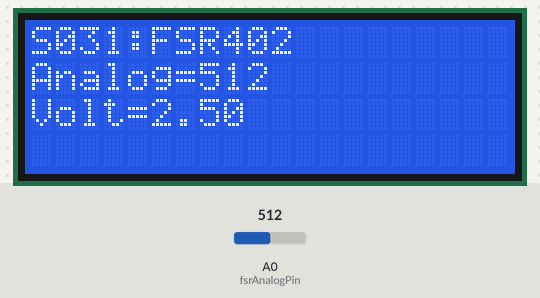
Recording of a sketch running on a simulated Arduino Uno, built with avr-gcc and run on an emulated ATmega328P. Parts: 20×4 character LCD. The test bench sets the inputs (shaded band); at power-on: A0 (fsrAnalogPin) = 512.

Above: at 2.2 s.
2.3 s: A0 (fsrAnalogPin) set to 716
At 3.9 s:
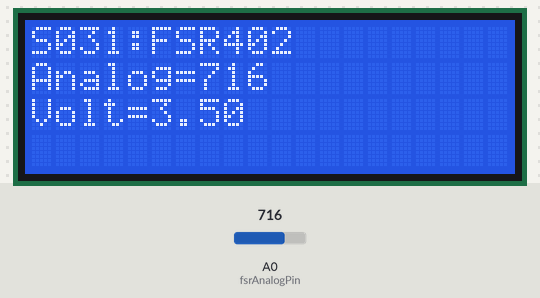
4.2 s: A0 (fsrAnalogPin) set to 900
At 5.5 s:
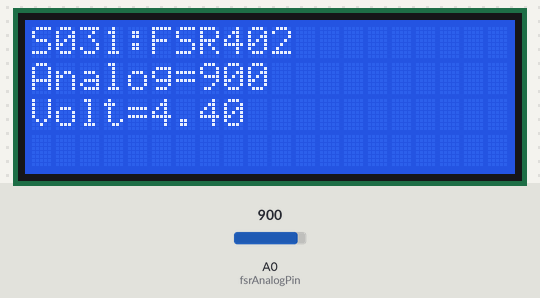
5.8 s: A0 (fsrAnalogPin) set to 1023
At 7.2 s:
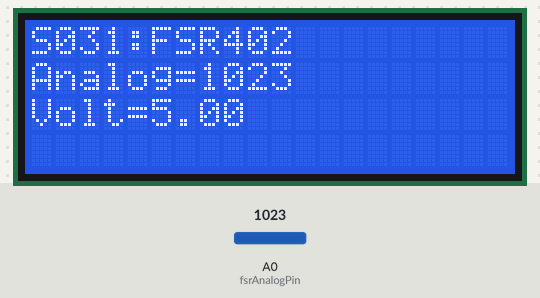
Timing chart, 0 to 8.8 s (numbered marks = the images above; inputs shaded):
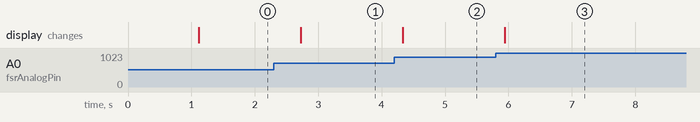

The sketch:

basic_test.ino
```cpp
/* Round Force Sensing Resistor (FSR402) [S031] : http://rdiot.tistory.com/83 [RDIoT Demo] */

#include <Wire.h>
#include <LiquidCrystal_I2C.h>

LiquidCrystal_I2C lcd(0x27,20,4);  // LCD2004
int fsrAnalogPin = A0; // FSR pin Analog 0
int fsrValue;


void setup()
{
  lcd.init();  // initialize the lcd
  lcd.backlight();
  lcd.print("start LCD2004");

  delay(1000);

  lcd.clear();
}

void loop()
{

  lcd.setCursor(0,0);
  lcd.print("S031:FSR402");

  fsrValue= analogRead(fsrAnalogPin);

  lcd.setCursor(0,1);
  lcd.print("Analog=" + (String)fsrValue + "   ");


  float voltage = fsrValue* (5.0 / 1023.0);

  lcd.setCursor(0,2);
  lcd.print("Volt=" + (String)voltage + "   ");

  delay(500);

}
```

Measured:
- after the input at 2.3 s, the display: changes after 0.42 s (image 1)
- after the input at 4.2 s, the display: changes after 0.13 s (image 2)
- after the input at 5.8 s, the display: changes after 0.14 s (image 3)
